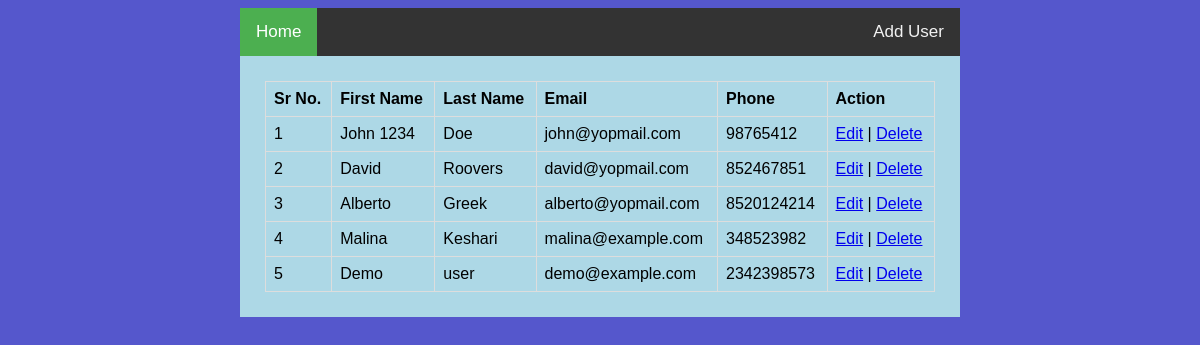
The page / on the database its author committed.
### tables this page shows
CREATE TABLE `users` (
  `id` int(10) NOT NULL,
  `first_name` varchar(255) DEFAULT NULL,
  `last_name` varchar(255) DEFAULT NULL,
  `email` varchar(255) DEFAULT NULL,
  `phone` varchar(255) DEFAULT NULL,
  `added_date` datetime NOT NULL DEFAULT CURRENT_TIMESTAMP
);

### class/database.php (called while the page is built, shortened)
<?php
class DB{
    public $DB_HOST;
    public $DB_NAME;
    public $DB_USER;
    public $DB_PASSWORD;
    public $conn;
    public $SQL;
    public function __construct() {
        $this->DB_HOST = DBHOST;
        $this->DB_NAME = DBNAME;
        $this->DB_USER = DBUSER;
        $this->DB_PASSWORD = DBPASSWORD;
        $this->conn = null;
        $this->SQL = "";
    }
    public function dbconnect(){
        $this->conn = mysqli_connect($this->DB_HOST,$this->DB_USER,$this->DB_PASSWORD);
        mysqli_select_db($this->conn,$this->DB_NAME);
    }
    public function setQuery($query){
        $this->SQL = $query;
    }
    public function select(){
        $result = mysqli_query($this->conn,$this->SQL);
        $this->SQL = "";
        $records = array();
        while($row = mysqli_fetch_array($result, MYSQLI_ASSOC)){
            $records[] = $row;
        }
        return $records;
    }
}

### index.php (the view, shortened to what this page needs)
<?php include_once('header.php'); ?>
<?php
$sql = "select * from users";
$objDB->setQuery($sql);
$result = $objDB->select();
?>
<div class="container">
  <table>
    <tr>
      <th>Sr No.</th>
      <th>First Name</th>
      <th>Last Name</th>
      <th>Email</th>
      <th>Phone</th>
      <th>Action</th>
    </tr>
    <?php
    $i = 1;
    foreach ($result as $res){
        ?>
    <tr>
      <td><?php echo $i; ?></td>
      <td><?php echo $res['first_name'];?></td>
      <td><?php echo $res['last_name'];?></td>
      <td><?php echo $res['email'];?></td>
      <td><?php echo $res['phone'];?></td>
      <td><a href="edit.php?id=<?php echo $res['id']; ?>">Edit</a> | <a href="save.php?action=delete&id=<?php echo $res['id']; ?>">Delete</a></td>
    </tr>
    <?php $i++;} ?>
  </table>
</div>
</body>
</html>

### header.php (shortened to what this page needs)
<!DOCTYPE html>
<html>
<?php
include_once ('class/database.php');
$objDB = new DB();
?>
<head>
    <link rel="stylesheet" href="css/style.css">
</head>
<body>
    <div class="topnav">
        <a class="active" href="index.php">Home</a>
        <span style="float:right">
            <a href="add.php">Add User</a>
        </span>
    </div>

### css/style.css (style rules this page uses)
Body { font-family: Calibri, Helvetica, sans-serif; background-color: #5557cc; width: 60%; margin-left: 20%; }
.container { padding: 25px; background-color: lightblue; }
.topnav { overflow: hidden; background-color: #333; }
.topnav a { float: left; color: #f2f2f2; text-align: center; padding: 14px 16px; text-decoration: none; font-size: 17px; }
.topnav a.active { background-color: #4CAF50; color: white; }
table { font-family: arial, sans-serif; border-collapse: collapse; width: 100%; }
td, th { border: 1px solid #dddddd; text-align: left; padding: 8px; }

### rows shown on the page
users: first_name "John 1234", last_name "Doe", email "john@yopmail.com", phone "98765412"
users: first_name "David", last_name "Roovers", email "david@yopmail.com", phone "852467851"
users: first_name "Alberto", last_name "Greek", email "alberto@yopmail.com", phone "8520124214"
users: first_name "Malina", last_name "Keshari", email "malina@example.com", phone "348523982"
users: first_name "Demo", last_name "user", email "demo@example.com", phone "2342398573"
